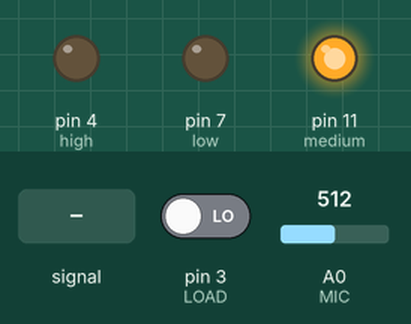
A sketch run on a simulated Arduino Uno, built with avr-gcc and run on an emulated ATmega328P. Shown: output pins drawn as LEDs (lit = HIGH). The inputs (shaded band) are chosen by the test bench; at power-on: A0 (MIC) = 512, pin 3 (LOAD) LOW. Pins used as bus, display or sensor lines are not drawn; what the sketch prints to the serial monitor is not drawn.

Above: at 1.2 s.
1.3 s: A0 (MIC) fed a 200 Hz sine of ±81 counts around its level
At 2.55 s:
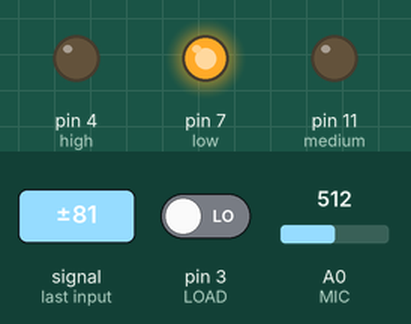
4.3 s: A0 (MIC) set to 1023
At 5.3 s:
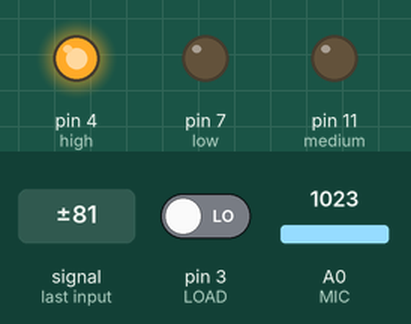
5.8 s: A0 (MIC) set to 988
At 6.8 s:
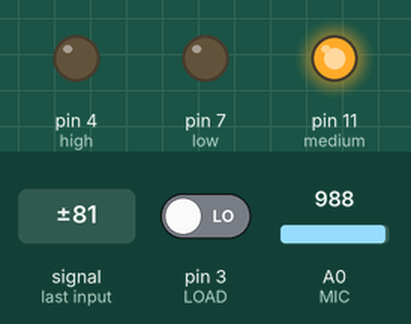
7.3 s: A0 (MIC) set to 510
8.8 s: A0 (MIC) set to 486
At 10.0 s:
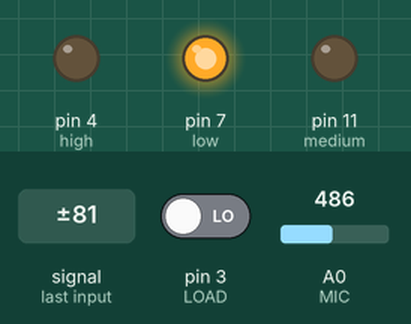
10.3 s: A0 (MIC) fed a 50 Hz sine of ±306 counts around its level
Timing chart, 0 to 14.3 s (numbered marks = the images above; inputs shaded):
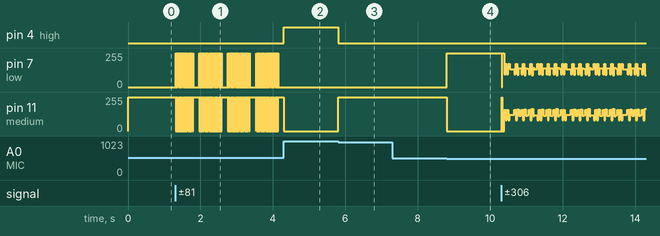

The sketch:

sketch_mar24.ino
```cpp
//pins
enum LP {high = 4, low = 7, medium = 11}; //light pins
const int MIC = 14; //needs to be analog capable
enum BP {POWER = 2, GROUND, LOAD = 3}; // button/switch pins

//other variables
unsigned long long CycleCount = 0;
int volume;

struct threshold
{
  int high, low;
};

struct modes
{
  threshold high, normal, current; // the high/presenter mode, normal mode, and what the current threshold is
} ala; // ala modes


void ModeShift()
{

  //check BP LOAD
 // auto mode = digitalRead(LOAD);

  //assign ala.current thresholds
  if (digitalRead(LOAD) == HIGH)
  {
    ala.current.high = ala.high.high;
    ala.current.low = ala.high.low;
  }
  else
   {
    ala.current.high = ala.normal.high;
    ala.current.low = ala.normal.low;
   }
}

LP PickLight(int volume, threshold limits)
{
  if (volume > limits.high)
    return high;
  else if (volume < limits.low)
    return low;
  else
    return medium;
}

void SwitchLights(LP pick) //pass picklight to SwitchLights
{
  switch(pick)
  {
    case high:
      digitalWrite(high, HIGH);
      digitalWrite(medium, LOW);
      digitalWrite(low, LOW);
      break;
    case medium:
      digitalWrite(high, LOW);
      digitalWrite(medium, HIGH);
      digitalWrite(low, LOW);
      break;
    case low:
      digitalWrite(high, LOW);
      digitalWrite(medium, LOW);
      digitalWrite(low, HIGH);
      break;
    default:
      digitalWrite(high, HIGH);
      digitalWrite(medium, HIGH);
      digitalWrite(low, HIGH);
  }
}

void setup() {

  //serial
  Serial.begin(9600);

  //set thresholds
  ala.high.high = 1000;
  ala.high.low = 500;

  ala.normal.high = 499;
  ala.normal.low = 0;

  ala.current.high = ala.high.high;
  ala.current.low = ala.high.low;

  //set pins
  pinMode(high, OUTPUT);
  pinMode(medium, OUTPUT);
  pinMode(low, OUTPUT);

  pinMode(LOAD, INPUT);
  pinMode(POWER, OUTPUT);
  digitalWrite(POWER, HIGH);

  //interrupt
  attachInterrupt(digitalPinToInterrupt(LOAD),ModeShift, CHANGE);
  interrupts();

  //debug prints
  int debug = HIGH;
  //Serial.println(debug);

}

void loop() {
  //get volume
  interrupts();
  volume = analogRead(MIC);
  SwitchLights(PickLight(volume, ala.current));
  Serial.println(ala.current.high);

}
```

Measured:
- the behaviour switches between 1001 and 1000 on A0 (MIC) (found by bisection; images 2 and 3)
- the behaviour switches between 500 and 499 on A0 (MIC) (found by bisection; images 3 and 4)
- after the input at 1.3 s, pin 7 (low): 0/255 → 255/255 at once, then repeats every 0.78 s: 255/255 0.01 s, 0/255 0.17 s, 24 × (255/255 0.01 s, 0/255 0.01 s); pin 11 (medium): 255/255 → 0/255 at once, then repeats every 0.78 s: 0/255 0.01 s, 255/255 0.17 s, 24 × (0/255 0.01 s, 255/255 0.01 s)
- after the input at 4.3 s, pin 4 (high): LOW → HIGH at once; pin 7 (low): stops changing and stays 0/255; pin 11 (medium): goes on until 4.3 s, then stays 0/255
- after the input at 5.8 s, pin 4 (high): HIGH → LOW at once; pin 11 (medium): 0/255 → 255/255 at once
- after the input at 7.3 s, every drawn part: stays the same
- after the input at 8.8 s, pin 7 (low): 0/255 → 255/255 at once; pin 11 (medium): 255/255 → 0/255 at once
